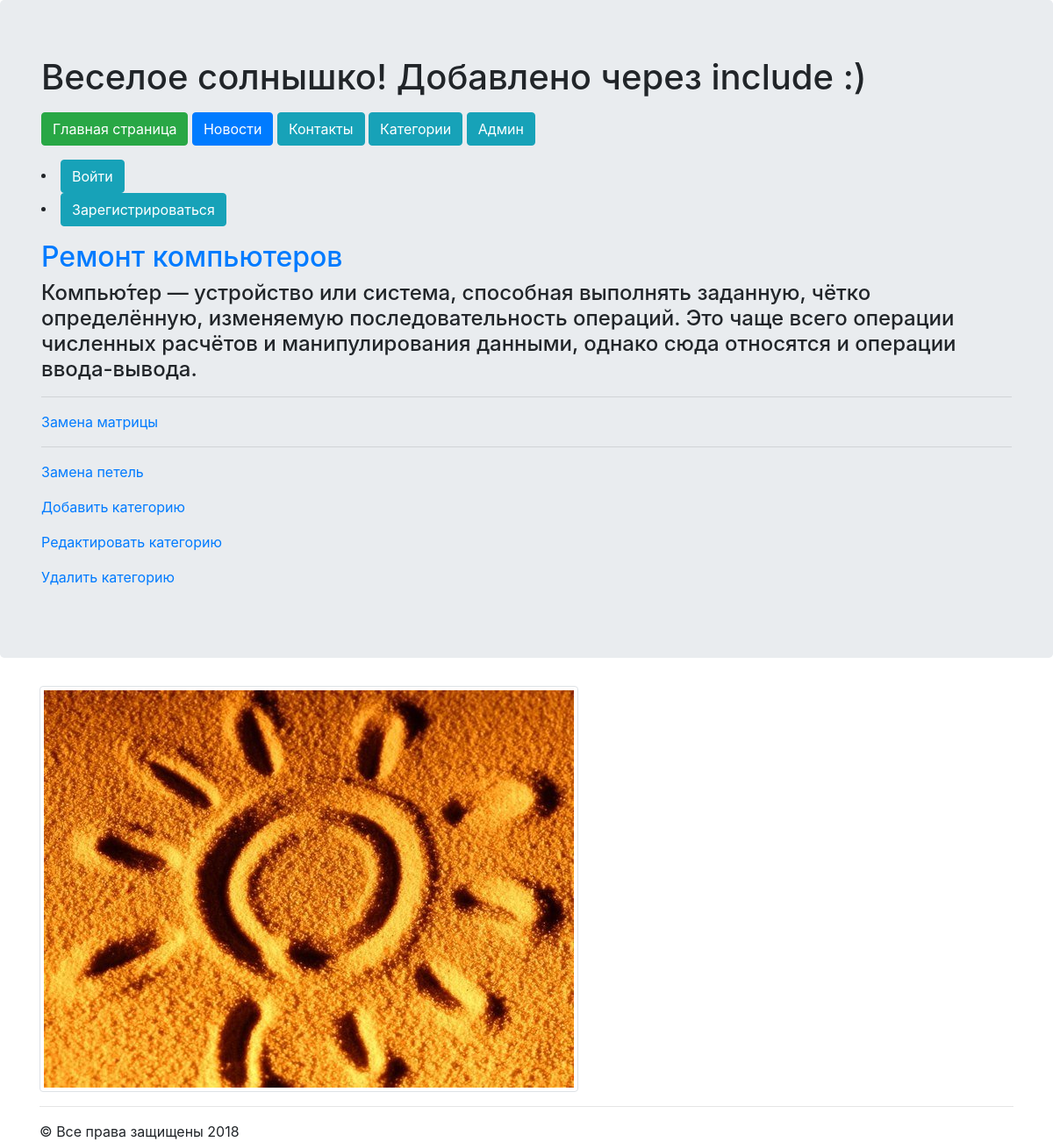
Screenshot of /areas/1 with the database file from the repository.
### mainApp/models.py (models this page shows, shortened)
class Area(models.Model):
    name = models.CharField(max_length = 120)
    description = models.TextField()

class Service(models.Model):
    name = models.CharField(max_length = 20)
    description = models.TextField()
    time = models.CharField(max_length = 20, help_text="How much time service will take")
    price = models.IntegerField()
    area = models.ForeignKey('Area', on_delete=models.SET_NULL, null=True)

### mainApp/views.py (the view)
# urls.py: url(r'^areas/(?P<pk>\d+)$', AreaDetailView.as_view(), name="areas-detail"),
class AreaDetailView(DetailView):
    model = Area

### mainApp/templates/mainApp/area_detail.html
{% extends "mainApp/wrapper.html" %}
{% block content %}
    <h2 class="text-primary">{{area.name}} </h2>
    <h4 class="text">{{area.description|safe|linebreaks}} </h6>
    {% for service in area.service_set.all %}
        <hr>
        <p><a href="{% url 'service-detail' service.pk %}">{{ service.name }}</a></p>
    {% endfor %}
    <p><a href="{% url 'area-create' %}">Добавить категорию</a></p>
    <p><a href="{% url 'area-update' area.pk %}">Редактировать категорию</a></p>
    <p><a href="{% url 'area-delete' area.pk %}">Удалить категорию</a></p>
{% endblock %}

### rows the page displays
Area: name "Ремонт компьютеров", description "Компью́тер — устройство или система, способная выполнять заданную, чётко определённую, изменяемую последовательность операций. Это чаще всего операции численных расчётов и манипулирования данными, однако сюда относятся и операции ввода-вывода."
Service: name "Замена матрицы"
Service: name "Замена петель"
